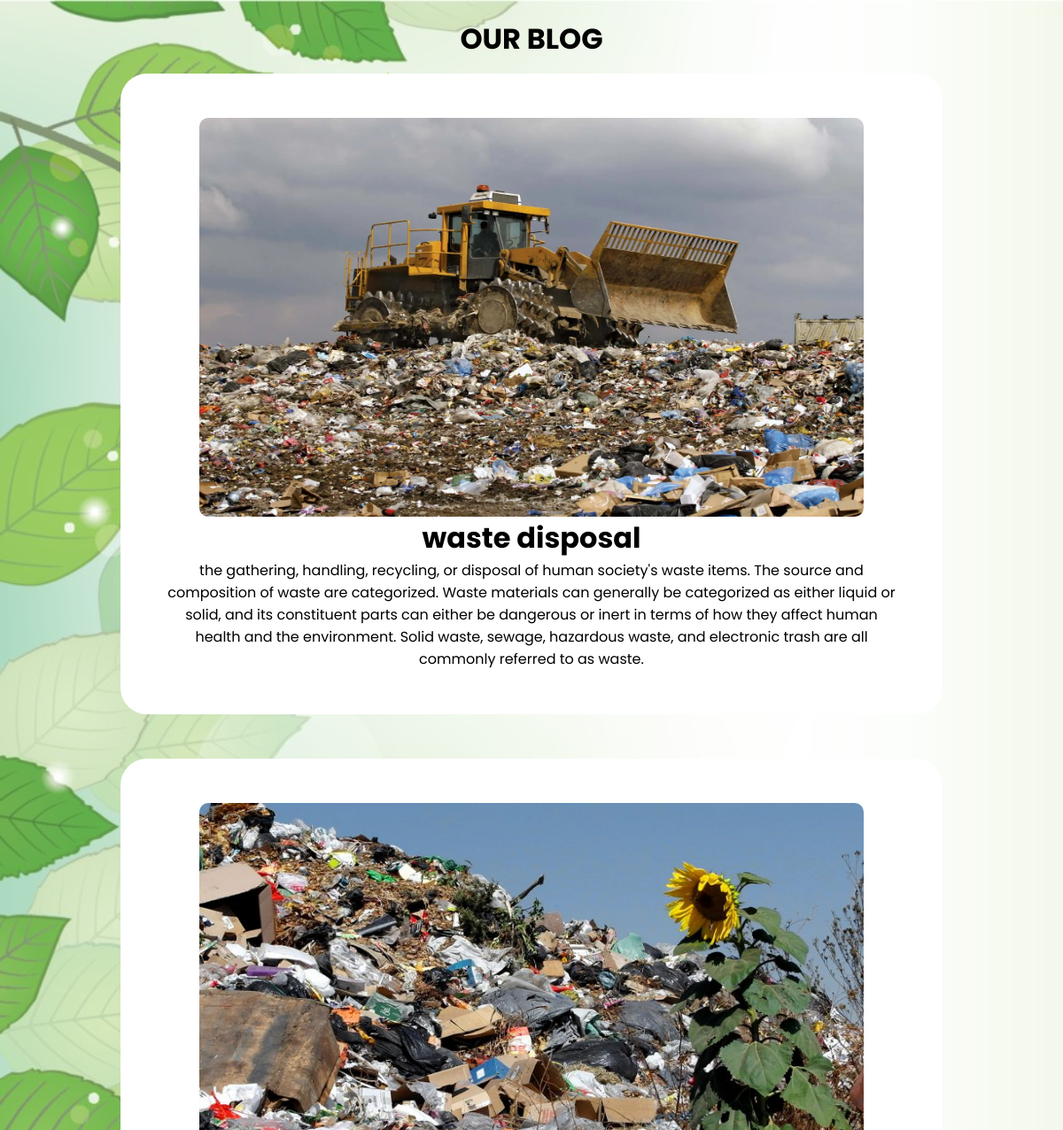
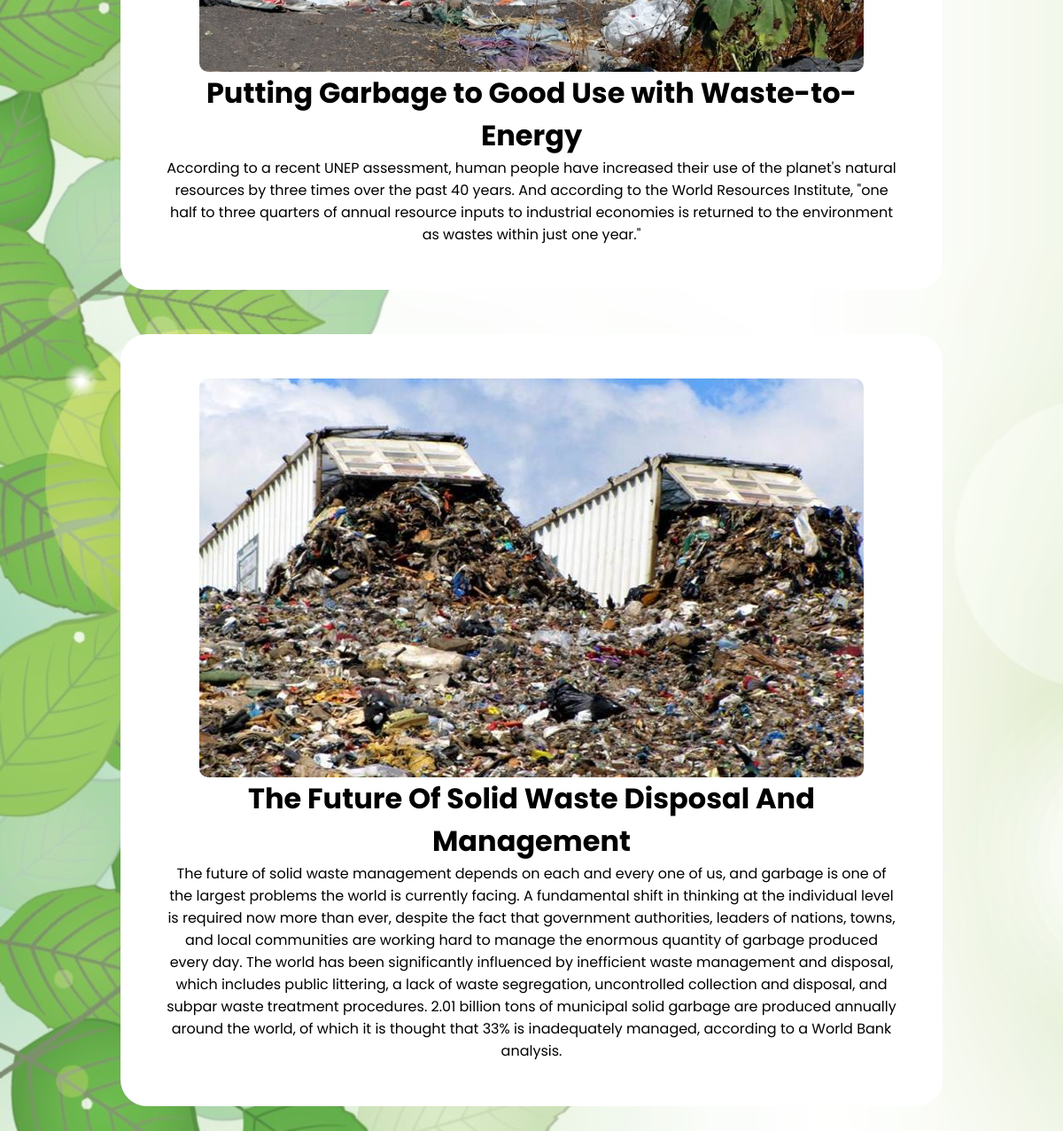
The app's page /admin/articles/view.php with its own data (2 pictures, top to bottom).
### tables this page shows
CREATE TABLE `blog` (
  `id` int(11) NOT NULL,
  `image` varchar(100) NOT NULL,
  `image_title` varchar(100) NOT NULL,
  `image_text` text NOT NULL
);

### admin/articles/view.php (the view, shortened to what this page needs)
<div class="top-heading">
<h1>OUR BLOG</h1>
</div>
<?php
$db = mysqli_connect("localhost", "root", "", "cmc_db");
$result = mysqli_query($db, "SELECT * FROM blog");
    while ($row = mysqli_fetch_array($result)) {
      echo "<div class='article'>";
      	echo "<img src='images/".$row['image']."' >";
        echo "<h1>".$row['image_title']."</h1>";
      	echo "<p>".$row['image_text']."</p>";
      echo "</div>";
    }
  ?>
<!DOCTYPE html>
<html lang="en">
<head>
    <link rel="stylesheet" href="view1.css">
</head>
<body>
</body>
</html>

### admin/articles/view1.css (style rules this page uses)
* { font-family: 'Poppins', sans-serif; margin:0; padding:0; box-sizing: border-box; }
body { background:url(4.jpg) no-repeat; background-size: cover; padding:20px; }
.top-heading { text-align: center; color: rgb(0, 0, 0); }
img { width: 750px; height: 450px; border-radius: 10px; }
.article { background-color: rgb(255, 255, 255); border-radius: 30px; width: 80%; padding: 50px; margin: 15px auto; border: none; align-items: center; text-align: center; margin-bottom: 50px; }

### records on screen
blog: image (picture), image_title "waste disposal", image_text "the gathering, handling, recycling, or disposal of human society's waste items. The source and composition of waste are categorized. Waste materials can generally be categorized as either liquid or solid, and its constituent parts can either be dangerous or inert in terms of how they affect human health and the environment. Solid waste, sewage, hazardous waste, and electronic trash are all commonly referred to as waste."
blog: image (picture), image_title "Putting Garbage to Good Use with Waste-to-Energy", image_text "According to a recent UNEP assessment, human people have increased their use of the planet's natural resources by three times over the past 40 years. And according to the World Resources Institute, \"one half to three quarters of annual resource inputs to industrial economies is returned to the environment as wastes within just one year.\""
blog: image (picture), image_title "The Future Of Solid Waste Disposal And Management", image_text "The future of solid waste management depends on each and every one of us, and garbage is one of the largest problems the world is currently facing. A fundamental shift in thinking at the individual level is required now more than ever, despite the fact that government authorities, leaders of nations, towns, and local communities are working hard to manage the enormous quantity of garbage produced every day. The world has been significantly influenced by inefficient waste management and disposal, which includes public littering, a lack of waste segregation, uncontrolled collection and disposal, and subpar waste treatment procedures. 2.01 billion tons of municipal solid garbage are produced…"
